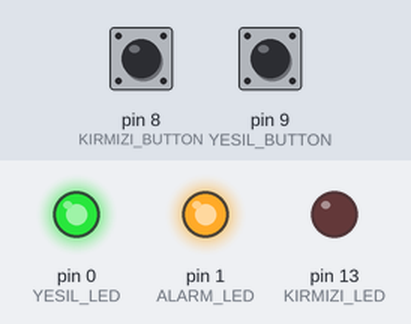
A sketch run on a simulated Arduino Uno, built with avr-gcc and run on an emulated ATmega328P. Shown: output pins drawn as LEDs (lit = HIGH). Inputs (shaded band) come from the test bench; at power-on: pin 8 (KIRMIZI_BUTTON) LOW, pin 9 (YESIL_BUTTON) LOW.

Above: at 1.2 s.
1.3 s: pin 8 (KIRMIZI_BUTTON) pulled HIGH for 0.15 s
At 2.2 s:
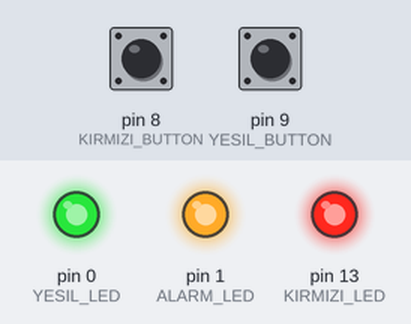
4.4 s: pin 9 (YESIL_BUTTON) pulled HIGH for 0.15 s
At 5.7 s:
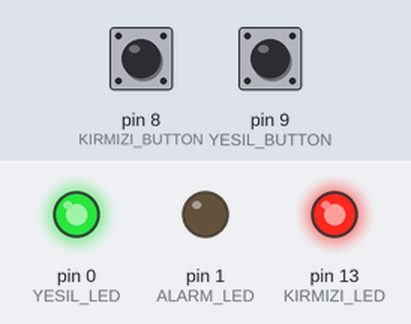
7.5 s: pin 9 (YESIL_BUTTON) pulled HIGH for 1 s
At 9.3 s:
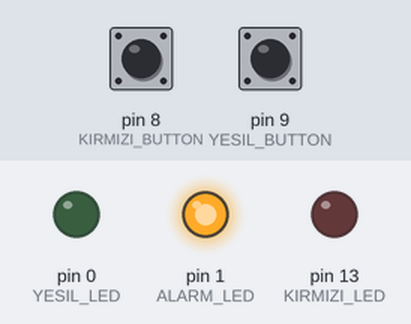
10.0 s: pin 9 (YESIL_BUTTON) pulled HIGH for 3.2 s
At 14.1 s:
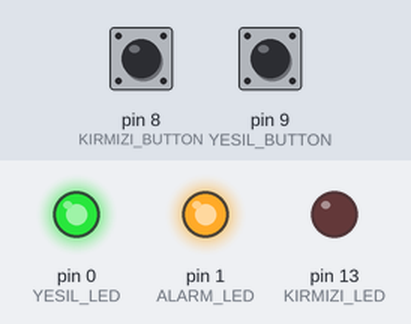
14.7 s: pin 8 (KIRMIZI_BUTTON) pulled HIGH for 1 s
At 16.0 s:
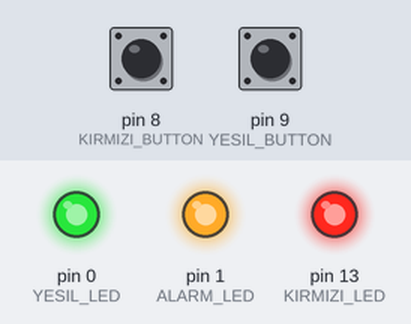
Timing chart, 0 to 22.2 s (numbered marks = the images above; inputs shaded):
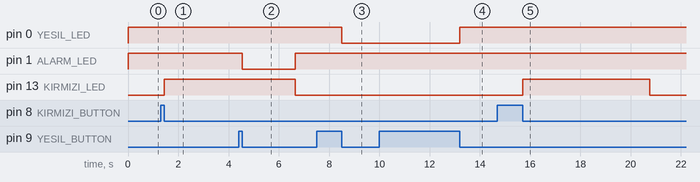

The sketch:

project.ino
```cpp
#include "makina.h"


void setup()
{
  pinMode(KIRMIZI_LED,OUTPUT);
  pinMode(YESIL_LED,OUTPUT);
  pinMode(ALARM_LED,OUTPUT);

  pinMode(KIRMIZI_BUTTON,INPUT);
  pinMode(YESIL_BUTTON,INPUT);

  KIRMIZI_OFF();
  YESIL_OFF();
  ALARM_OFF();
}

void loop()
{
  BUTTON_READING();

  switch(ButtonNewState)
  {
   case Kirmizi:
   {
    KIRMIZI_ON();
    for(int sure=0;sure<5000;sure++)
    {
      delay(1);
      BUTTON_STATE();
      if(ButtonState==Yesil)
      {
       ALARM_ON();
      }
    }
     KIRMIZI_OFF();
     ALARM_OFF();
     ButtonNewState=0;
   }
   break;

   case Yesil:
   {
    YESIL_ON();
    a=1;
    while(a==1)
    {
      BUTTON_STATE();
    }
    if(ButtonState==Yesil)
    {
     YESIL_OFF();
     ButtonNewState=0;
     ButtonState=0;
    }
    if(ButtonState==Kirmizi)
    {
     YESIL_OFF();
     ButtonState=0;
     ButtonNewState=Kirmizi;
    }
   }
   break;
  }

}
```

makina.h
```cpp
#ifndef MAKINA_H_
#define MAKINA_H_

#define KIRMIZI_LED    13
#define YESIL_LED      0
#define ALARM_LED      1

#define KIRMIZI_BUTTON 8
#define YESIL_BUTTON   9

#define KIRMIZI_ON()        digitalWrite(KIRMIZI_LED,HIGH)
#define YESIL_ON()          digitalWrite(YESIL_LED,LOW)
#define ALARM_ON()          digitalWrite(ALARM_LED,LOW)

#define KIRMIZI_OFF()       digitalWrite(KIRMIZI_LED,LOW)
#define YESIL_OFF()         digitalWrite(YESIL_LED,HIGH)
#define ALARM_OFF()         digitalWrite(ALARM_LED,HIGH)

#define READ(PIN)           digitalRead(PIN)
uint8_t ButtonState=0;
uint8_t ButtonNewState=0;
const uint8_t Kirmizi=1;
const uint8_t Yesil=2;
int a=0;
void BUTTON_READING();
void BUTTON_STATE();


void BUTTON_READING()
{
	if(READ(KIRMIZI_BUTTON))
	{
		while(READ(KIRMIZI_BUTTON));
		ButtonState=Kirmizi;
		ButtonNewState=ButtonState;
		ButtonState=0;
	}
	if(READ(YESIL_BUTTON))
	{
		while(READ(YESIL_BUTTON));
		ButtonState=Yesil;
		ButtonNewState=ButtonState;
		ButtonState=0;
	}
}
void BUTTON_STATE()
{
	if(ButtonNewState==Kirmizi)
	{
		if(READ(YESIL_BUTTON))
		{
			while(READ(YESIL_BUTTON));
			ButtonState=Yesil;

		}
	}
	if(ButtonNewState==Yesil)
	{
		if(READ(YESIL_BUTTON))
		{
			while(READ(YESIL_BUTTON));
			ButtonState=Yesil;
      a=0;
		}
		if(READ(KIRMIZI_BUTTON))
		{
			while(READ(KIRMIZI_BUTTON));
			ButtonState=Kirmizi;
      a=0;
		}
	}

}

 #endif
```

Measured:
- after the input at 1.3 s, pin 13 (KIRMIZI_LED): LOW → HIGH after 0.15 s
- after the input at 4.4 s, pin 1 (ALARM_LED): HIGH → LOW after 0.15 s, → HIGH 2.1 s later
- after the input at 7.5 s, pin 0 (YESIL_LED): HIGH → LOW after 1.0 s
- after the input at 10.0 s, pin 0 (YESIL_LED): LOW → HIGH after 3.2 s
- after the input at 14.7 s, pin 13 (KIRMIZI_LED): LOW → HIGH after 1.0 s, → LOW 5.1 s later
